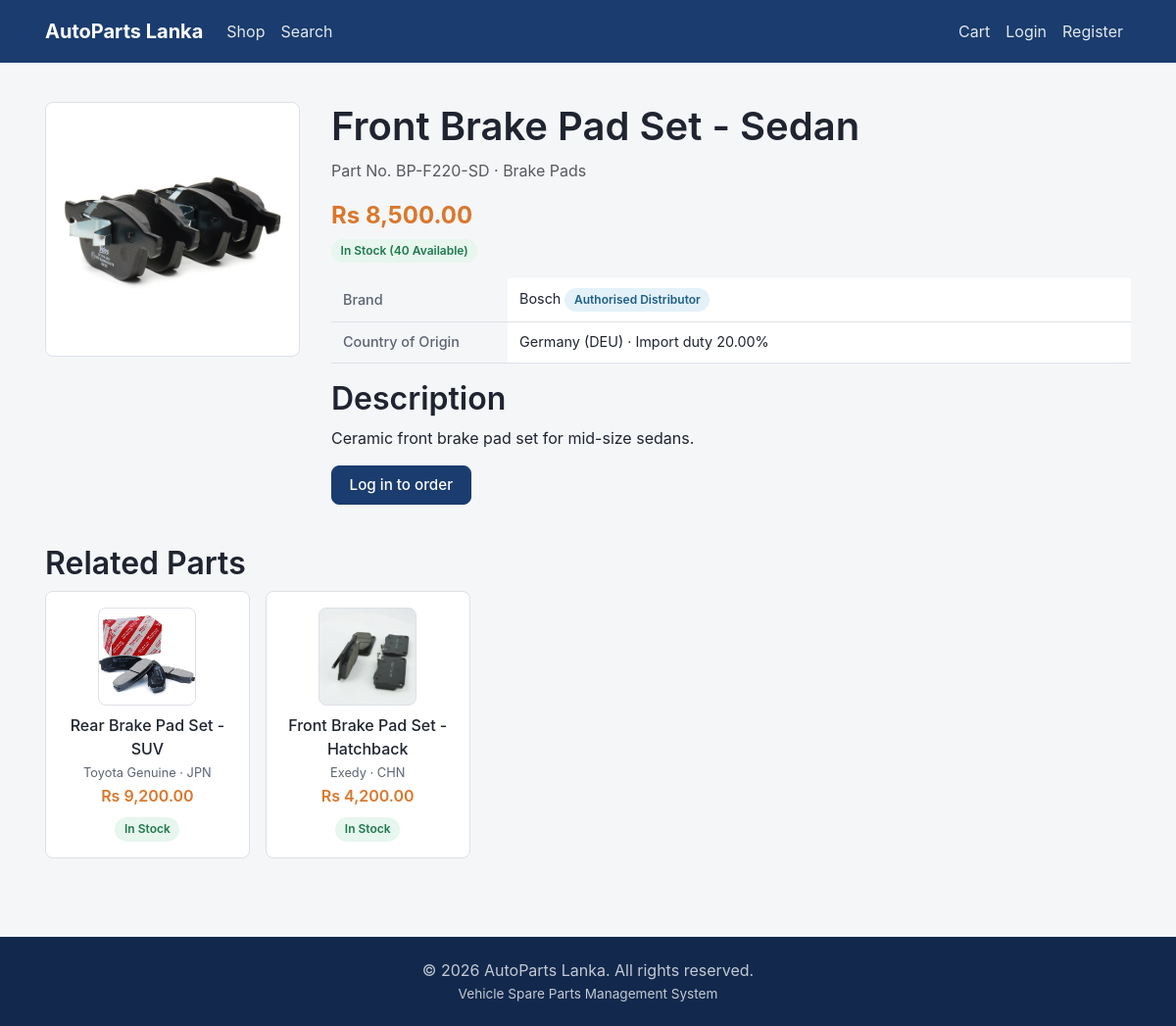
The page /catalogue/product_details.php?id=5 on the database its author committed.
### tables this page shows
CREATE TABLE spare_part (
    partID         INT AUTO_INCREMENT PRIMARY KEY,
    categoryID     INT NOT NULL,
    brandID        INT NOT NULL,
    countryID      INT NOT NULL,
    adminID        INT NOT NULL,
    partName       VARCHAR(150) NOT NULL,
    partNumber     VARCHAR(50)  NOT NULL,
    description    TEXT NULL,
    price          DECIMAL(12,2) NOT NULL,
    size           VARCHAR(50)  NULL,
    stockQty       INT NOT NULL DEFAULT 0,
    minStockLevel  INT NOT NULL DEFAULT 0,
    imageURL       VARCHAR(255) NULL,
    isActive       TINYINT(1) NOT NULL DEFAULT 1,
    createdAt      DATETIME NOT NULL DEFAULT CURRENT_TIMESTAMP,
    CONSTRAINT fk_part_category FOREIGN KEY (categoryID) REFERENCES category(categoryID),
    CONSTRAINT fk_part_brand    FOREIGN KEY (brandID)    REFERENCES brand(brandID),
    CONSTRAINT fk_part_country  FOREIGN KEY (countryID)  REFERENCES country(countryID),
    CONSTRAINT fk_part_admin    FOREIGN KEY (adminID)    REFERENCES admin(adminID),
    INDEX idx_part_active (isActive),
    INDEX idx_part_name (partName),
    INDEX idx_part_number (partNumber)
);

CREATE TABLE category (
    categoryID       INT AUTO_INCREMENT PRIMARY KEY,
    parentCategoryID INT NULL,
    categoryName     VARCHAR(100) NOT NULL,
    description      TEXT NULL,
    CONSTRAINT fk_category_parent FOREIGN KEY (parentCategoryID)
        REFERENCES category(categoryID) ON DELETE SET NULL
);

CREATE TABLE brand (
    brandID       INT AUTO_INCREMENT PRIMARY KEY,
    brandName     VARCHAR(100) NOT NULL UNIQUE,
    isAuthorized  TINYINT(1) NOT NULL DEFAULT 0
);

CREATE TABLE country (
    countryID       INT AUTO_INCREMENT PRIMARY KEY,
    countryName     VARCHAR(100) NOT NULL,
    countryCode     CHAR(3) NOT NULL,
    importDutyRate  DECIMAL(5,2) NOT NULL DEFAULT 0
);

### includes/auth_guard.php (called while the page is built, shortened)
<?php
function isLoggedIn(): bool
{
    return !empty($_SESSION['user_id']);
}

### catalogue/product_details.php (the view, shortened to what this page needs)
<?php
require_once __DIR__ . '/lib/search_helper.php';
$db = getDB();
$partId = (int) ($_GET['id'] ?? 0);
$stmt = $db->prepare(
    'SELECT sp.*, b.brandName, b.isAuthorized, c.countryName, c.countryCode, c.importDutyRate, cat.categoryName
     FROM spare_part sp
     JOIN brand b ON b.brandID = sp.brandID
     JOIN country c ON c.countryID = sp.countryID
     JOIN category cat ON cat.categoryID = sp.categoryID
     WHERE sp.partID = ? AND sp.isActive = 1'
);
$stmt->execute([$partId]);
$part = $stmt->fetch();
$relatedStmt = $db->prepare(
    'SELECT sp.*, b.brandName, c.countryCode
     FROM spare_part sp
     JOIN brand b ON b.brandID = sp.brandID
     JOIN country c ON c.countryID = sp.countryID
     WHERE sp.categoryID = ? AND sp.partID != ? AND sp.isActive = 1
     ORDER BY sp.createdAt DESC
     LIMIT 6'
);
$relatedStmt->execute([$part['categoryID'], $partId]);
$relatedParts = $relatedStmt->fetchAll();
$outOfStock = (int) $part['stockQty'] <= 0;
require __DIR__ . '/../includes/header.php';
?>
<div class="container">
    <div class="cat-detail">
        <div class="cat-detail-image">
            <?php echo partImage($part, 'lg'); ?>
        </div>
        <div class="cat-detail-info">
            <h1><?php echo e($part['partName']); ?></h1>
            <p class="text-muted">Part No. <?php echo e($part['partNumber']); ?> &middot; <?php echo e($part['categoryName']); ?></p>
            <p class="cat-detail-price"><?php echo formatMoney((float) $part['price']); ?></p>
            <p>
                <span class="badge-status badge-status--<?php echo $outOfStock ? 'cancelled' : 'success'; ?>">
                    <?php echo $outOfStock ? 'Out of Stock' : 'In Stock (' . (int) $part['stockQty'] . ' available)'; ?>
                </span>
            </p>
            <table class="table-plain cat-detail-specs">
                <tr>
                    <th>Brand</th>
                    <td>
                        <?php echo e($part['brandName']); ?>
                        <?php if ($part['isAuthorized']): ?><span class="badge-status badge-status--info">Authorised Distributor</span><?php endif; ?>
                    </td>
                </tr>
                <tr>
                    <th>Country of Origin</th>
                    <td><?php echo e($part['countryName']); ?> (<?php echo e($part['countryCode']); ?>) &middot; Import duty <?php echo number_format((float) $part['importDutyRate'], 2); ?>%</td>
                </tr>
            </table>
            <?php if (!empty($part['description'])): ?>
            <h2>Description</h2>
            <p><?php echo nl2br(e($part['description'])); ?></p>
            <?php endif; ?>
            <?php if ($outOfStock): ?>
            <a class="btn btn-accent" href="<?php echo BASE_URL; ?>/requests/submit_request.php?part_name=<?php echo urlencode($part['partName']); ?>">Request this part</a>
            <?php else: ?>
            <a class="btn btn-primary" href="<?php echo BASE_URL; ?>/auth/login.php">Log in to order</a>
            <?php endif; ?>
        </div>
    </div>
    <?php if (!empty($relatedParts)): ?>
    <section class="home-section">
        <h2>Related Parts</h2>
        <div class="cat-grid">
            <?php foreach ($relatedParts as $related): ?>
                <?php echo catRenderPartCard($related); ?>
            <?php endforeach; ?>
        </div>
    </section>
    <?php endif; ?>
</div>
<?php require __DIR__ . '/../includes/footer.php'; ?>

### includes/functions.php (shortened to what this page needs)
<?php
function e(?string $value): string
{
    return htmlspecialchars($value ?? '', ENT_QUOTES, 'UTF-8');
}
function formatMoney(float $amount): string
{
    return CURRENCY . ' ' . number_format($amount, 2);
}
function partImage(array $part, string $size = 'md'): string
{
    if (!empty($part['imageURL'])) {
        $src = str_contains($part['imageURL'], '/')
            ? BASE_URL . '/' . ltrim($part['imageURL'], '/')
            : rtrim(UPLOAD_URL, '/') . '/' . $part['imageURL'];
        return '<img class="part-thumb part-thumb--' . e($size) . '" '
             . 'src="' . e($src) . '" alt="' . e($part['partName'] ?? '') . '">';
    }
    $initials = strtoupper(mb_substr($part['partName'] ?? '?', 0, 2));
    return '<div class="part-thumb part-thumb--' . e($size) . '">'
         . '<span>' . e($initials) . '</span></div>';
}

### catalogue/lib/search_helper.php (shortened to what this page needs)
<?php
function catRenderPartCard(array $part): string
{
    $outOfStock = (int) $part['stockQty'] <= 0;
    $html = '<div class="cat-card">';
    $html .= '<a class="cat-card-link" href="' . BASE_URL . '/catalogue/product_details.php?id=' . (int) $part['partID'] . '">';
    $html .= partImage($part, 'md');
    $html .= '<p class="cat-card-name">' . e($part['partName']) . '</p>';
    $html .= '<p class="cat-card-meta">' . e($part['brandName'] ?? '') . ' &middot; ' . e($part['countryCode'] ?? '') . '</p>';
    $html .= '<p class="cat-card-price">' . formatMoney((float) $part['price']) . '</p>';
    $html .= '</a>';
    if ($outOfStock) {
        $html .= '<span class="badge-status badge-status--cancelled">Out of Stock</span>';
        $html .= ' <a class="cat-request-link" href="' . BASE_URL . '/requests/submit_request.php?part_name=' . urlencode($part['partName']) . '">Request this part</a>';
    } else {
        $html .= '<span class="badge-status badge-status--success">In Stock</span>';
    }
    $html .= '</div>';
    return $html;
}

### assets/css/base.css (style rules this page uses)
:root { --color-primary: #1a3c6e; --color-primary-dark: #12294d; --color-accent: #d9782d; --color-success: #1f7a4d; --color-danger: #b3261e; --color-warning: #8a6100; --color-info: #1d5f8a; --color-text: #1f2430; --color-text-muted: #5c6472; --color-border: #dde1e7; --color-bg: #f5f6f8; --color-surface: #ffffff; --radius: 8px; --font-base: -apple-system, BlinkMacSystemFont, "Segoe UI", Roboto, Helvetica, Arial, sans-serif; }
* { box-sizing: border-box; }
html, body { margin: 0; padding: 0; }
body { font-family: var(--font-base); color: var(--color-text); background: var(--color-bg); line-height: 1.5; display: flex; flex-direction: column; min-height: 100vh; }
.container { max-width: 1140px; margin: 0 auto; padding: 0 1rem; }
a { color: var(--color-primary); text-decoration: none; }
h1, h2, h3, h4, h5, h6 { font-weight: 600; line-height: 1.25; margin-top: 0; }
.btn { display: inline-block; font-weight: 500; text-align: center; vertical-align: middle; cursor: pointer; border: 1px solid transparent; padding: 0.5rem 1.1rem; font-size: 0.95rem; border-radius: var(--radius); transition: background-color 0.15s ease, border-color 0.15s ease; }
.btn-primary { background: var(--color-primary); border-color: var(--color-primary); color: #fff; }
.badge-status { display: inline-block; padding: 0.2rem 0.6rem; border-radius: 999px; font-size: 0.75rem; font-weight: 600; text-transform: capitalize; }
.badge-status--confirmed, .badge-status--in-progress, .badge-status--info { background: #e4f1f8; color: var(--color-info); }
.badge-status--delivered, .badge-status--fulfilled, .badge-status--success { background: #e7f6ee; color: var(--color-success); }
.part-thumb { display: flex; align-items: center; justify-content: center; background: linear-gradient(135deg, #eef1f6, #dfe4ec); border: 1px solid var(--color-border); border-radius: var(--radius); color: var(--color-text-muted); font-weight: 700; overflow: hidden; object-fit: cover; }
.part-thumb--md { width: 100px; height: 100px; font-size: 1.3rem; }
.part-thumb--lg { width: 260px; height: 260px; font-size: 2.4rem; }
.text-muted { color: var(--color-text-muted); }
.table-plain { width: 100%; border-collapse: collapse; background: var(--color-surface); }
.table-plain th, .table-plain td { padding: 0.6rem 0.75rem; border-bottom: 1px solid var(--color-border); text-align: left; font-size: 0.9rem; }
.table-plain th { background: var(--color-bg); font-weight: 600; }
.home-section { margin-top: 2.5rem; }

### assets/css/catalogue.css (style rules this page uses)
.cat-grid { display: grid; grid-template-columns: repeat(auto-fill, minmax(200px, 1fr)); gap: 1rem; }
.cat-card { background: var(--color-surface); border: 1px solid var(--color-border); border-radius: var(--radius); padding: 1rem; text-align: center; }
.cat-card-link { display: block; color: var(--color-text); }
.cat-card-link .part-thumb { margin: 0 auto 0.5rem; }
.cat-card-name { font-weight: 500; margin: 0.25rem 0 0; }
.cat-card-meta { color: var(--color-text-muted); font-size: 0.8rem; margin: 0.15rem 0; }
.cat-card-price { color: var(--color-accent); font-weight: 600; margin: 0.15rem 0 0.5rem; }
.cat-detail { display: flex; gap: 2rem; align-items: flex-start; flex-wrap: wrap; margin-top: 1rem; }
.cat-detail-image .part-thumb { margin: 0; }
.cat-detail-info { flex: 1; min-width: 260px; }
.cat-detail-price { font-size: 1.5rem; font-weight: 700; color: var(--color-accent); margin: 0.25rem 0; }
.cat-detail-specs { margin: 1rem 0; }
.cat-detail-specs th { width: 180px; color: var(--color-text-muted); font-weight: 500; }

### rows shown on the page
spare_part: imageURL (picture), partName "Front Brake Pad Set - Sedan", partNumber "BP-F220-SD", categoryID.categoryName "Brake Pads", price "Rs 8,500.00", stockQty "40", brandID.brandName "Bosch", countryID.countryName "Germany", countryID.countryCode "DEU", countryID.importDutyRate "20.00", description "Ceramic front brake pad set for mid-size sedans."
spare_part: imageURL (picture), partName "Rear Brake Pad Set - SUV", brandID.brandName "Toyota Genuine", countryID.countryCode "JPN", price "Rs 9,200.00", stockQty "In Stock"
spare_part: imageURL (picture), partName "Front Brake Pad Set - Hatchback", brandID.brandName "Exedy", countryID.countryCode "CHN", price "Rs 4,200.00", stockQty "In Stock"

### other values the page prints
SITE_NAME "AutoParts Lanka"
